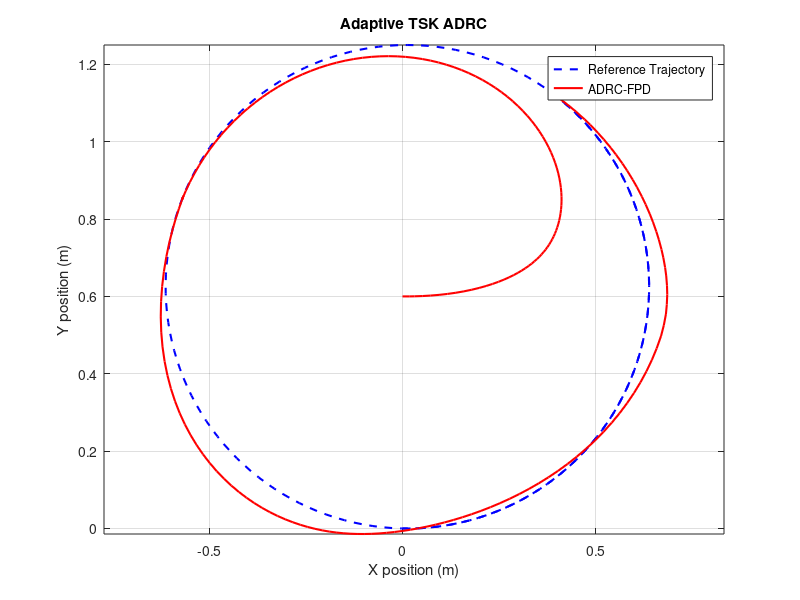

Reproduce this figure in MATLAB.
%% Starting control with ADRC dynamic controller
clear
clc
N = 220;                 % Number of Iterations
T = 0.1;                 % Sampling time (sec.)

Vr = 0.25;               % Reference Linear velocity (m/s)
Wr = 0.4;                % Reference Angular velocity (rad/s)

% Initialize reference trajectory
xr = zeros(1, N);
yr = zeros(1, N);
theta_r = zeros(1, N);

% Initial conditions for reference
xr(1) = 0;
yr(1) = 0;
theta_r(1) = 0;

% Initialize robot measured states
xm = zeros(1, N); 
ym = zeros(1, N); 
theta_m = zeros(1, N);  

xm(1) = 0;
ym(1) = 0.6;   % Start along Y-axis (center of circle)
theta_m(1) = 0;

% Initialize dynamic model states
vm = zeros(1,N);    % actual linear velocity
wm = zeros(1,N);    % actual angular velocity

% Initialize vm_dot, wm_dot
vm_dot = zeros(1,N);
wm_dot = zeros(1,N);

% Control gains for Kinematic Controller & fuzzy TSK
kx = 0.9;
ky = 0.9;
kth = 0.6;

kev=1.9;
kcev=0.1;
kuv=10;

kew=1.9;
kcew=0.1;
kuw=10;

LLv=0.2;
LCv=0.6; 
LSv=0.1; 

LLw=0.08;
LCw=0.3; 
LSw=0.15;

% Save desired velocities
vd = zeros(1,N);
wd = zeros(1,N);

% ESO parameters
w0 = 6;
bo = 12;

% Initialize ESO states (for both linear and angular)
x1_v = 0;    % ESO state 1 for linear velocity
x2_v = 0;    % ESO state 2 for linear velocity (disturbance)

x1_w = 0;    % ESO state 1 for angular velocity
x2_w = 0;    % ESO state 2 for angular velocity (disturbance)

vdd=0;
wdd=0;
dv =0;
dw=0;

%error derivative initialzie 
e_v_prev = 0;
e_w_prev = 0;


%% Adaptive IT2-TSK
u0_v=zeros(1,N);
u0_w=zeros(1,N);

% paramters of MF for fuzzy logic controller FOR LINEAR
% Rule 1: NE with NCE
c11v(2)=-0.5; s11uv(2)=0.25; s11lv(2)=0.15;
c21v(2)=-0.5; s21uv(2)=0.25; s21lv(2)=0.15;
% Rule 2: NE with ZCE
c12v(2)=-0.5; s12uv(2)=0.25; s12lv(2)=0.15;
c22v(2)=0; s22uv(2)=0.25; s22lv(2)=0.15;
% Rule 3: NE with PCE
c13v(2)=-0.5; s13uv(2)=0.25; s13lv(2)=0.15;
c23v(2)=0.5; s23uv(2)=0.25; s23lv(2)=0.15;
% Rule 1: ZE with NCE
c14v(2)=0; s14uv(2)=0.25; s14lv(2)=0.15;
c24v(2)=-0.5; s24uv(2)=0.25; s24lv(2)=0.15;
% Rule 5: ZE with ZCE
c15v(2)=0; s15uv(2)=0.25; s15lv(2)=0.15;
c25v(2)=0; s25uv(2)=0.25; s25lv(2)=0.15;
% Rule 6: ZE with PCE
c16v(2)=0; s16uv(2)=0.25; s16lv(2)=0.15;
c26v(2)=0.5; s26uv(2)=0.25; s26lv(2)=0.15;
% Rule 7: PE with NCE
c17v(2)=0.5; s17uv(2)=0.25; s17lv(2)=0.15;
c27v(2)=-0.5; s27uv(2)=0.25; s27lv(2)=0.15;
% Rule 8: PE with ZCE
c18v(2)=0.5; s18uv(2)=0.25; s18lv(2)=0.15;
c28v(2)=0; s28uv(2)=0.25; s28lv(2)=0.15;
% Rule 9: PE with PCE
c19v(2)=0.5; s19uv(2)=0.25; s19lv(2)=0.15;
c29v(2)=0.5; s29uv(2)=0.25; s29lv(2)=0.15;
%==============================
a11v(2)=0.1; a21v(2)=0.9;
a12v(2)=1.5; a22v(2)=0.01;
a13v(2)=0.5; a23v(2)=0.5;
a14v(2)=0.5; a24v(2)=1;
a15v(2)=0.9; a25v(2)=0.9;
a16v(2)=0.2; a26v(2)=1;
a17v(2)=0.9; a27v(2)=0.9;
a18v(2)=1; a28v(2)=0;
a19v(2)=0.8; a29v(2)=0.2;
%=============================

% paramters of MF for fuzzy logic controller FOR ANGULAR
% Rule 1: NE with NCE
c11w(2)=-0.5; s11uw(2)=0.25; s11lw(2)=0.15;
c21w(2)=-0.5; s21uw(2)=0.25; s21lw(2)=0.15;
% Rule 2: NE with ZCE
c12w(2)=-0.5; s12uw(2)=0.25; s12lw(2)=0.15;
c22w(2)=0; s22uw(2)=0.25; s22lw(2)=0.15;
% Rule 3: NE with PCE
c13w(2)=-0.5; s13uw(2)=0.25; s13lw(2)=0.15;
c23w(2)=0.5; s23uw(2)=0.25; s23lw(2)=0.15;
% Rule 1: ZE with NCE
c14w(2)=0; s14uw(2)=0.25; s14lw(2)=0.15;
c24w(2)=-0.5; s24uw(2)=0.25; s24lw(2)=0.15;
% Rule 5: ZE with ZCE
c15w(2)=0; s15uw(2)=0.25; s15lw(2)=0.15;
c25w(2)=0; s25uw(2)=0.25; s25lw(2)=0.15;
% Rule 6: ZE with PCE
c16w(2)=0; s16uw(2)=0.25; s16lw(2)=0.15;
c26w(2)=0.5; s26uw(2)=0.25; s26lw(2)=0.15;
% Rule 7: PE with NCE
c17w(2)=0.5; s17uw(2)=0.25; s17lw(2)=0.15;
c27w(2)=-0.5; s27uw(2)=0.25; s27lw(2)=0.15;
% Rule 8: PE with ZCE
c18w(2)=0.5; s18uw(2)=0.25; s18lw(2)=0.15;
c28w(2)=0; s28uw(2)=0.25; s28lw(2)=0.15;
% Rule 9: PE with PCE
c19w(2)=0.5; s19uw(2)=0.25; s19lw(2)=0.15;
c29w(2)=0.5; s29uw(2)=0.25; s29lw(2)=0.15;
%==============================
a11w(2)=0.1; a21w(2)=0.9;
a12w(2)=1.5; a22w(2)=0.01;
a13w(2)=0.5; a23w(2)=0.5;
a14w(2)=0.5; a24w(2)=1;
a15w(2)=0.9; a25w(2)=0.9;
a16w(2)=0.2; a26w(2)=1;
a17w(2)=0.9; a27w(2)=0.9;
a18w(2)=1; a28w(2)=0;
a19w(2)=0.8; a29w(2)=0.2;
%=============================

%% Parameters for dynamic model
k1 = 0.24089;
k2 = 0.2424;
k3 = -0.00093603;
k4 = 0.99629;
k5 = -0.0057256;
k6 = 1;

%% MAIN LOOP
for k = 2:N
    % Circle Change From 
    % if k==160
    % Wr=0.4;
    % end
    %% -------- Generate Reference Trajectory --------
    theta = theta_r(k-1);      % current reference orientation
    
    dx = cos(theta) * Vr * T;    % delta x
    dy = sin(theta) * Vr * T;    % delta y
    d_theta = Wr * T;            % delta theta
    
    xr(k) = xr(k-1) + dx;        
    yr(k) = yr(k-1) + dy;        
    theta_r(k) = theta_r(k-1) + d_theta;   
    theta_r(k) = atan2(sin(theta_r(k)), cos(theta_r(k)));
    %% -------- Kinematic Controller to compute vd, wd --------
    % Tracking error in robot frame
    ex = ( (xr(k) - xm(k-1)) * cos(theta_m(k-1)) ) + ( (yr(k) - ym(k-1)) * sin(theta_m(k-1)) );
    ey = -( (xr(k) - xm(k-1)) * sin(theta_m(k-1)) ) + ( (yr(k) - ym(k-1)) * cos(theta_m(k-1)) );
    etheta = theta_r(k) - theta_m(k-1);
    EX(k)=ex;
    EY(k)=ey;
    ETH(k)=etheta;
    % Normalize etheta
    etheta = atan2(sin(etheta), cos(etheta));
    
    % Compute desired linear and angular velocities
    vd(k) = (kx * ex) + (Vr * cos(etheta));
    wd(k) = (ky * Vr * ey) + Wr + (kth * sin(etheta));
    
     %% =============== FLC for Linear ==================================
    ev=vd(k)-vm(k-1);
    cev= ev-e_v_prev;

    e_v= kev*ev;
    ce_v= kcev*cev;

% Rules
r1uv=(exp(-0.5*((e_v-c11v(k))/s11uv(k))^2))*(exp(-0.5*((ce_v-c21v(k))/s21uv(k))^2)); % Fi find , gaussian formula
r2uv=(exp(-0.5*((e_v-c12v(k))/s12uv(k))^2))*(exp(-0.5*((ce_v-c22v(k))/s22uv(k))^2));
r3uv=(exp(-0.5*((e_v-c13v(k))/s13uv(k))^2))*(exp(-0.5*((ce_v-c23v(k))/s23uv(k))^2));
r4uv=(exp(-0.5*((e_v-c14v(k))/s14uv(k))^2))*(exp(-0.5*((ce_v-c24v(k))/s24uv(k))^2));
r5uv=(exp(-0.5*((e_v-c15v(k))/s15uv(k))^2))*(exp(-0.5*((ce_v-c25v(k))/s25uv(k))^2));
r6uv=(exp(-0.5*((e_v-c16v(k))/s16uv(k))^2))*(exp(-0.5*((ce_v-c26v(k))/s26uv(k))^2));
r7uv=(exp(-0.5*((e_v-c17v(k))/s17uv(k))^2))*(exp(-0.5*((ce_v-c27v(k))/s27uv(k))^2));
r8uv=(exp(-0.5*((e_v-c18v(k))/s18uv(k))^2))*(exp(-0.5*((ce_v-c28v(k))/s28uv(k))^2));
r9uv=(exp(-0.5*((e_v-c19v(k))/s19uv(k))^2))*(exp(-0.5*((ce_v-c29v(k))/s29uv(k))^2));

r1lv=(exp(-0.5*((e_v-c11v(k))/s11lv(k))^2))*(exp(-0.5*((ce_v-c21v(k))/s21lv(k))^2));
r2lv=(exp(-0.5*((e_v-c12v(k))/s12lv(k))^2))*(exp(-0.5*((ce_v-c22v(k))/s22lv(k))^2));
r3lv=(exp(-0.5*((e_v-c13v(k))/s13lv(k))^2))*(exp(-0.5*((ce_v-c23v(k))/s23lv(k))^2));
r4lv=(exp(-0.5*((e_v-c14v(k))/s14lv(k))^2))*(exp(-0.5*((ce_v-c24v(k))/s24lv(k))^2));
r5lv=(exp(-0.5*((e_v-c15v(k))/s15lv(k))^2))*(exp(-0.5*((ce_v-c25v(k))/s25lv(k))^2));
r6lv=(exp(-0.5*((e_v-c16v(k))/s16lv(k))^2))*(exp(-0.5*((ce_v-c26v(k))/s26lv(k))^2));
r7lv=(exp(-0.5*((e_v-c17v(k))/s17lv(k))^2))*(exp(-0.5*((ce_v-c27v(k))/s27lv(k))^2));
r8lv=(exp(-0.5*((e_v-c18v(k))/s18lv(k))^2))*(exp(-0.5*((ce_v-c28v(k))/s28lv(k))^2));
r9lv=(exp(-0.5*((e_v-c19v(k))/s19lv(k))^2))*(exp(-0.5*((ce_v-c29v(k))/s29lv(k))^2));
%================================
% Defuzzification
du1v=a11v(k)*e_v+a21v(k)*ce_v;
du2v=a12v(k)*e_v+a22v(k)*ce_v;
du3v=a13v(k)*e_v+a23v(k)*ce_v;
du4v=a14v(k)*e_v+a24v(k)*ce_v;
du5v=a15v(k)*e_v+a25v(k)*ce_v;
du6v=a16v(k)*e_v+a26v(k)*ce_v;
du7v=a17v(k)*e_v+a27v(k)*ce_v;
du8v=a18v(k)*e_v+a28v(k)*ce_v;
du9v=a19v(k)*e_v+a29v(k)*ce_v;
denUv=r1uv+r2uv+r3uv+r4uv+r5uv+r6uv+r7uv+r8uv+r9uv; %Fi sum
denLv=r1lv+r2lv+r3lv+r4lv+r5lv+r6lv+r7lv+r8lv+r9lv;
numUv=du1v*r1uv+du2v*r2uv+du3v*r3uv+du4v*r4uv+du5v*r5uv+du6v*r6uv+du7v*r7uv+du8v*r8uv+du9v*r9uv; %Fi * delta Ui
numLv=du1v*r1lv+du2v*r2lv+du3v*r3lv+du4v*r4lv+du5v*r5lv+du6v*r6lv+du7v*r7lv+du8v*r8lv+du9v*r9lv;

if denUv == 0
    dUV=0;
else
    dUV=numUv/denUv;  
end
if denLv == 0
    dLV=0;
else
    dLV=numLv/denLv;  
end
%===============
% Denormalization and control signal
u0_v(k+1)=kuv*(dUV+dLV)*0.5;

if u0_v(k+1)>24
     u0_v(k+1)=24;
 else
     u0_v(k+1)=u0_v(k+1);
end

   %% -------- ADRC for Linear Velocity Control --------
    
    % ESO Update (Linear velocity)
    e_eso_v = x1_v - vm(k-1);
    dx1_v = x2_v + (bo * vdd) - (2*w0)*e_eso_v;    % u=0 temporary
    dx2_v = -(w0^2) * e_eso_v;
    
    x1_v = x1_v + dx1_v * T;
    x2_v = x2_v + dx2_v * T;
    
    % Final control input for dynamic model
    vdd = 0.083 * (u0_v(k+1) - x2_v);

    e_v_prev = ev;   % update for next iteration
    
     %% =============== FLC for Angular ==================================
    ew=wd(k)-wm(k-1);
    cew=ew-e_w_prev;
    
    e_w= kew*ew;
    ce_w= kcew*cew;
    
%========================================================
% Rules
r1uw=(exp(-0.5*((e_w-c11w(k))/s11uw(k))^2))*(exp(-0.5*((ce_w-c21w(k))/s21uw(k))^2));
r2uw=(exp(-0.5*((e_w-c12w(k))/s12uw(k))^2))*(exp(-0.5*((ce_w-c22w(k))/s22uw(k))^2));
r3uw=(exp(-0.5*((e_w-c13w(k))/s13uw(k))^2))*(exp(-0.5*((ce_w-c23w(k))/s23uw(k))^2));
r4uw=(exp(-0.5*((e_w-c14w(k))/s14uw(k))^2))*(exp(-0.5*((ce_w-c24w(k))/s24uw(k))^2));
r5uw=(exp(-0.5*((e_w-c15w(k))/s15uw(k))^2))*(exp(-0.5*((ce_w-c25w(k))/s25uw(k))^2));
r6uw=(exp(-0.5*((e_w-c16w(k))/s16uw(k))^2))*(exp(-0.5*((ce_w-c26w(k))/s26uw(k))^2));
r7uw=(exp(-0.5*((e_w-c17w(k))/s17uw(k))^2))*(exp(-0.5*((ce_w-c27w(k))/s27uw(k))^2));
r8uw=(exp(-0.5*((e_w-c18w(k))/s18uw(k))^2))*(exp(-0.5*((ce_w-c28w(k))/s28uw(k))^2));
r9uw=(exp(-0.5*((e_w-c19w(k))/s19uw(k))^2))*(exp(-0.5*((ce_w-c29w(k))/s29uw(k))^2));

r1lw=(exp(-0.5*((e_w-c11w(k))/s11lw(k))^2))*(exp(-0.5*((ce_w-c21w(k))/s21lw(k))^2));
r2lw=(exp(-0.5*((e_w-c12w(k))/s12lw(k))^2))*(exp(-0.5*((ce_w-c22w(k))/s22lw(k))^2));
r3lw=(exp(-0.5*((e_w-c13w(k))/s13lw(k))^2))*(exp(-0.5*((ce_w-c23w(k))/s23lw(k))^2));
r4lw=(exp(-0.5*((e_w-c14w(k))/s14lw(k))^2))*(exp(-0.5*((ce_w-c24w(k))/s24lw(k))^2));
r5lw=(exp(-0.5*((e_w-c15w(k))/s15lw(k))^2))*(exp(-0.5*((ce_w-c25w(k))/s25lw(k))^2));
r6lw=(exp(-0.5*((e_w-c16w(k))/s16lw(k))^2))*(exp(-0.5*((ce_w-c26w(k))/s26lw(k))^2));
r7lw=(exp(-0.5*((e_w-c17w(k))/s17lw(k))^2))*(exp(-0.5*((ce_w-c27w(k))/s27lw(k))^2));
r8lw=(exp(-0.5*((e_w-c18w(k))/s18lw(k))^2))*(exp(-0.5*((ce_w-c28w(k))/s28lw(k))^2));
r9lw=(exp(-0.5*((e_w-c19w(k))/s19lw(k))^2))*(exp(-0.5*((ce_w-c29w(k))/s29lw(k))^2));
%================================
% Defuzzification
du1w=a11w(k)*e_w+a21w(k)*ce_w;
du2w=a12w(k)*e_w+a22w(k)*ce_w;
du3w=a13w(k)*e_w+a23w(k)*ce_w;
du4w=a14w(k)*e_w+a24w(k)*ce_w;
du5w=a15w(k)*e_w+a25w(k)*ce_w;
du6w=a16w(k)*e_w+a26w(k)*ce_w;
du7w=a17w(k)*e_w+a27w(k)*ce_w;
du8w=a18w(k)*e_w+a28w(k)*ce_w;
du9w=a19w(k)*e_w+a29w(k)*ce_w;
denUw=r1uw+r2uw+r3uw+r4uw+r5uw+r6uw+r7uw+r8uw+r9uw;
denLw=r1lw+r2lw+r3lw+r4lw+r5lw+r6lw+r7lw+r8lw+r9lw;
numUw=du1w*r1uw+du2w*r2uw+du3w*r3uw+du4w*r4uw+du5w*r5uw+du6w*r6uw+du7w*r7uw+du8w*r8uw+du9w*r9uw;
numLw=du1w*r1lw+du2w*r2lw+du3w*r3lw+du4w*r4lw+du5w*r5lw+du6w*r6lw+du7w*r7lw+du8w*r8lw+du9w*r9lw;

if denUw == 0
    dUW=0;
else
    dUW=numUw/denUw;  
end
if denLw == 0
    dLW=0;
else
    dLW=numLw/denLw;  
end
%===============
% Denormalization and control signal
u0_w(k+1)=kuw*(dUW+dLW)*0.5;

if u0_w(k+1)>24
     u0_w(k+1)=24;
 else
     u0_w(k+1)=u0_w(k+1);
end

  %% -------- ADRC for Angular Velocity Control (wd -> wm) --------
    
    % ESO Update (Angular velocity)
    e_eso_w = x1_w - wm(k-1);
    dx1_w = x2_w + (bo * wdd) - (2*w0)*e_eso_w;
    dx2_w = -(w0^2) * e_eso_w;
    
    x1_w = x1_w + dx1_w * T;
    x2_w = x2_w + dx2_w * T;
    
    % Final control input for dynamic model
    wdd = 0.083 * (u0_w(k+1) - x2_w);
    
    e_w_prev = ew;
    
    %% -------- Dynamic model --------
    vc= vdd;
    wc=wdd;
     % if k>=80
     %     vc = vc + 0.99;   
     %     wc = wc + 0.99;
     % end

     if k>=110 && k<=190
          vc = vc + 0.6 * sin(0.3*pi*k*T) + 0.6 * cos(0.3*pi*k*T);   
          wc = wc + 0.6 * sin(0.3*pi*k*T) + 0.6 * sin(0.3*pi*k*T);
      end
     % 
     % if k>=110 && k<=190
     %     dv = 2.5 * sin(0.3*pi*k*T) + 2.5 * cos(0.3*pi*k*T);
     %     dw = 2.5 * sin(0.3*pi*k*T) + 2.5 * sin(0.3*pi*k*T);
     % end
     %  if k>=80
     %      dv = 3.9;
     %      dw = 3.9;
     % end

    
    vm_dot(k) = ( (k3/k1) * (wm(k-1)^2) ) - ( (k4/k1) * vm(k-1) ) + (vc/k1) + dv;
    wm_dot(k) = - ( (k5/k2) * (vm(k-1)*wm(k-1)) ) - ( (k6/k2) * wm(k-1) ) + (wc/k2) + dw;
    
    % Integrate to update vm and wm
    vm(k) = vm(k-1) + vm_dot(k) * T;
    wm(k) = wm(k-1) + wm_dot(k) * T;
    
    %% -------- Update robot position --------
    % Robot motion
    dxm = vm(k) * cos(theta_m(k-1)) * T;
    dym = vm(k) * sin(theta_m(k-1)) * T;
    
    xm(k) = xm(k-1) + dxm;
    ym(k) = ym(k-1) + dym;
    theta_m(k) = theta_m(k-1) + wm(k) * T;
    
    % Normalize theta_m
    theta_m(k) = atan2(sin(theta_m(k)), cos(theta_m(k)));

%% ------ Updating parameters for linear --------

% Updating consequent Parameters
H1=-1*(e_v);
%H2=(ym3(k+3)-ym3(k+2))/(du3(k+1)-du3(k)+0.00001);
H2=1;
H11=0.5*(r1lv/(denLv+0.00001))+0.5*(r1uv/(denUv+0.00001));
H12=0.5*(r2lv/(denLv+0.00001))+0.5*(r2uv/(denUv+0.00001));
H13=0.5*(r3lv/(denLv+0.00001))+0.5*(r3uv/(denUv+0.00001));
H14=0.5*(r4lv/(denLv+0.00001))+0.5*(r4uv/(denUv+0.00001));
H15=0.5*(r5lv/(denLv+0.00001))+0.5*(r5uv/(denUv+0.00001));
H16=0.5*(r6lv/(denLv+0.00001))+0.5*(r6uv/(denUv+0.00001));
H17=0.5*(r7lv/(denLv+0.00001))+0.5*(r7uv/(denUv+0.00001));
H18=0.5*(r8lv/(denLv+0.00001))+0.5*(r8uv/(denUv+0.00001));
H19=0.5*(r9lv/(denLv+0.00001))+0.5*(r9uv/(denUv+0.00001));


%LLv=0.0;
a11v(k+1)=a11v(k)-LLv*H1*H2*H11*e_v;
a12v(k+1)=a12v(k)-LLv*H1*H2*H12*e_v;
a13v(k+1)=a13v(k)-LLv*H1*H2*H13*e_v;
a14v(k+1)=a14v(k)-LLv*H1*H2*H14*e_v;
a15v(k+1)=a15v(k)-LLv*H1*H2*H15*e_v;
a16v(k+1)=a16v(k)-LLv*H1*H2*H16*e_v;
a17v(k+1)=a17v(k)-LLv*H1*H2*H17*e_v;
a18v(k+1)=a18v(k)-LLv*H1*H2*H18*e_v;
a19v(k+1)=a19v(k)-LLv*H1*H2*H19*e_v;

a21v(k+1)=a21v(k)-LLv*H1*H2*H11*ce_v;
a22v(k+1)=a22v(k)-LLv*H1*H2*H12*ce_v;
a23v(k+1)=a23v(k)-LLv*H1*H2*H13*ce_v;
a24v(k+1)=a24v(k)-LLv*H1*H2*H14*ce_v;
a25v(k+1)=a25v(k)-LLv*H1*H2*H15*ce_v;
a26v(k+1)=a26v(k)-LLv*H1*H2*H16*ce_v;
a27v(k+1)=a27v(k)-LLv*H1*H2*H17*ce_v;
a28v(k+1)=a28v(k)-LLv*H1*H2*H18*ce_v;
a29v(k+1)=a29v(k)-LLv*H1*H2*H19*ce_v;
%=========================================================================
% Updating antecedent Parameters
Hc11=0.5*((du1v-dLV)/(denLv+0.00001))+0.5*((du1v-dUV)/(denUv+0.00001));
Hc12=0.5*((du2v-dLV)/(denLv+0.00001))+0.5*((du2v-dUV)/(denUv+0.00001));
Hc13=0.5*((du3v-dLV)/(denLv+0.00001))+0.5*((du3v-dUV)/(denUv+0.00001));
Hc14=0.5*((du4v-dLV)/(denLv+0.00001))+0.5*((du4v-dUV)/(denUv+0.00001));
Hc15=0.5*((du5v-dLV)/(denLv+0.00001))+0.5*((du5v-dUV)/(denUv+0.00001));
Hc16=0.5*((du6v-dLV)/(denLv+0.00001))+0.5*((du6v-dUV)/(denUv+0.00001));
Hc17=0.5*((du7v-dLV)/(denLv+0.00001))+0.5*((du7v-dUV)/(denUv+0.00001));
Hc18=0.5*((du8v-dLV)/(denLv+0.00001))+0.5*((du8v-dUV)/(denUv+0.00001));
Hc19=0.5*((du9v-dLV)/(denLv+0.00001))+0.5*((du9v-dUV)/(denUv+0.00001));

HFc11=r1uv*((e_v-c11v(k))/s11uv(k)^2)+r1lv*((e_v-c11v(k))/s11lv(k)^2);
HFc12=r2uv*((e_v-c12v(k))/s12uv(k)^2)+r2lv*((e_v-c12v(k))/s12lv(k)^2);
HFc13=r3uv*((e_v-c13v(k))/s13uv(k)^2)+r3lv*((e_v-c13v(k))/s13lv(k)^2);
HFc14=r4uv*((e_v-c14v(k))/s14uv(k)^2)+r4lv*((e_v-c14v(k))/s14lv(k)^2);
HFc15=r5uv*((e_v-c15v(k))/s15uv(k)^2)+r5lv*((e_v-c15v(k))/s15lv(k)^2);
HFc16=r6uv*((e_v-c16v(k))/s16uv(k)^2)+r6lv*((e_v-c16v(k))/s16lv(k)^2);
HFc17=r7uv*((e_v-c17v(k))/s17uv(k)^2)+r7lv*((e_v-c17v(k))/s17lv(k)^2);
HFc18=r8uv*((e_v-c18v(k))/s18uv(k)^2)+r8lv*((e_v-c18v(k))/s18lv(k)^2);
HFc19=r9uv*((e_v-c19v(k))/s19uv(k)^2)+r9lv*((e_v-c19v(k))/s19lv(k)^2);

HFc21=r1uv*((ce_v-c21v(k))/s21uv(k)^2)+r1lv*((ce_v-c21v(k))/s21lv(k)^2);
HFc22=r2uv*((ce_v-c22v(k))/s22uv(k)^2)+r2lv*((ce_v-c22v(k))/s22lv(k)^2);
HFc23=r3uv*((ce_v-c23v(k))/s23uv(k)^2)+r3lv*((ce_v-c23v(k))/s23lv(k)^2);
HFc24=r4uv*((ce_v-c24v(k))/s24uv(k)^2)+r4lv*((ce_v-c24v(k))/s24lv(k)^2);
HFc25=r5uv*((ce_v-c25v(k))/s25uv(k)^2)+r5lv*((ce_v-c25v(k))/s25lv(k)^2);
HFc26=r6uv*((ce_v-c26v(k))/s26uv(k)^2)+r6lv*((ce_v-c26v(k))/s26lv(k)^2);
HFc27=r7uv*((ce_v-c27v(k))/s27uv(k)^2)+r7lv*((ce_v-c27v(k))/s27lv(k)^2);
HFc28=r8uv*((ce_v-c28v(k))/s28uv(k)^2)+r8lv*((ce_v-c28v(k))/s28lv(k)^2);
HFc29=r9uv*((ce_v-c29v(k))/s29uv(k)^2)+r9lv*((ce_v-c29v(k))/s29lv(k)^2);


%LCv=0.0;
c11v(k+1)=c11v(k)-LCv*H1*H2*Hc11*HFc11;
c12v(k+1)=c12v(k)-LCv*H1*H2*Hc12*HFc12;
c13v(k+1)=c13v(k)-LCv*H1*H2*Hc13*HFc13;
c14v(k+1)=c14v(k)-LCv*H1*H2*Hc14*HFc14;
c15v(k+1)=c15v(k)-LCv*H1*H2*Hc15*HFc15;
c16v(k+1)=c16v(k)-LCv*H1*H2*Hc16*HFc16;
c17v(k+1)=c17v(k)-LCv*H1*H2*Hc17*HFc17;
c18v(k+1)=c18v(k)-LCv*H1*H2*Hc18*HFc18;
c19v(k+1)=c19v(k)-LCv*H1*H2*Hc19*HFc19;

c21v(k+1)=c21v(k)-LCv*H1*H2*Hc11*HFc21;
c22v(k+1)=c22v(k)-LCv*H1*H2*Hc12*HFc22;
c23v(k+1)=c23v(k)-LCv*H1*H2*Hc13*HFc23;
c24v(k+1)=c24v(k)-LCv*H1*H2*Hc14*HFc24;
c25v(k+1)=c25v(k)-LCv*H1*H2*Hc15*HFc25;
c26v(k+1)=c26v(k)-LCv*H1*H2*Hc16*HFc26;
c27v(k+1)=c27v(k)-LCv*H1*H2*Hc17*HFc27;
c28v(k+1)=c28v(k)-LCv*H1*H2*Hc18*HFc28;
c29v(k+1)=c29v(k)-LCv*H1*H2*Hc19*HFc29;
%============================
Hs11u=0.5*((du1v-dUV)/(denUv+0.00001));
Hs12u=0.5*((du2v-dUV)/(denUv+0.00001));
Hs13u=0.5*((du3v-dUV)/(denUv+0.00001));
Hs14u=0.5*((du4v-dUV)/(denUv+0.00001));
Hs15u=0.5*((du5v-dUV)/(denUv+0.00001));
Hs16u=0.5*((du6v-dUV)/(denUv+0.00001));
Hs17u=0.5*((du7v-dUV)/(denUv+0.00001));
Hs18u=0.5*((du8v-dUV)/(denUv+0.00001));
Hs19u=0.5*((du9v-dUV)/(denUv+0.00001));

Hs11l=0.5*((du1v-dLV)/(denLv+0.00001));
Hs12l=0.5*((du2v-dLV)/(denLv+0.00001));
Hs13l=0.5*((du3v-dLV)/(denLv+0.00001));
Hs14l=0.5*((du4v-dLV)/(denLv+0.00001));
Hs15l=0.5*((du5v-dLV)/(denLv+0.00001));
Hs16l=0.5*((du6v-dLV)/(denLv+0.00001));
Hs17l=0.5*((du7v-dLV)/(denLv+0.00001));
Hs18l=0.5*((du8v-dLV)/(denLv+0.00001));
Hs19l=0.5*((du9v-dLV)/(denLv+0.00001));

HFs11u=r1uv*(((e_v-c11v(k))^2)/(s11uv(k)^3));
HFs12u=r2uv*(((e_v-c12v(k))^2)/(s12uv(k)^3));
HFs13u=r3uv*(((e_v-c13v(k))^2)/(s13uv(k)^3));
HFs14u=r4uv*(((e_v-c14v(k))^2)/(s14uv(k)^3));
HFs15u=r5uv*(((e_v-c15v(k))^2)/(s15uv(k)^3));
HFs16u=r6uv*(((e_v-c16v(k))^2)/(s16uv(k)^3));
HFs17u=r7uv*(((e_v-c17v(k))^2)/(s17uv(k)^3));
HFs18u=r8uv*(((e_v-c18v(k))^2)/(s18uv(k)^3));
HFs19u=r9uv*(((e_v-c19v(k))^2)/(s19uv(k)^3));

HFs11l=r1lv*(((e_v-c11v(k))^2)/(s11lv(k)^3));
HFs12l=r2lv*(((e_v-c12v(k))^2)/(s12lv(k)^3));
HFs13l=r3lv*(((e_v-c13v(k))^2)/(s13lv(k)^3));
HFs14l=r4lv*(((e_v-c14v(k))^2)/(s14lv(k)^3));
HFs15l=r5lv*(((e_v-c15v(k))^2)/(s15lv(k)^3));
HFs16l=r6lv*(((e_v-c16v(k))^2)/(s16lv(k)^3));
HFs17l=r7lv*(((e_v-c17v(k))^2)/(s17lv(k)^3));
HFs18l=r8lv*(((e_v-c18v(k))^2)/(s18lv(k)^3));
HFs19l=r9lv*(((e_v-c19v(k))^2)/(s19lv(k)^3));

HFs21u=r1uv*(((ce_v-c21v(k))^2)/(s21uv(k)^3));
HFs22u=r2uv*(((ce_v-c22v(k))^2)/(s22uv(k)^3));
HFs23u=r3uv*(((ce_v-c23v(k))^2)/(s23uv(k)^3));
HFs24u=r4uv*(((ce_v-c24v(k))^2)/(s24uv(k)^3));
HFs25u=r5uv*(((ce_v-c25v(k))^2)/(s25uv(k)^3));
HFs26u=r6uv*(((ce_v-c26v(k))^2)/(s26uv(k)^3));
HFs27u=r7uv*(((ce_v-c27v(k))^2)/(s27uv(k)^3));
HFs28u=r8uv*(((ce_v-c28v(k))^2)/(s28uv(k)^3));
HFs29u=r9uv*(((ce_v-c29v(k))^2)/(s29uv(k)^3));

HFs21l=r1lv*(((ce_v-c21v(k))^2)/(s21lv(k)^3));
HFs22l=r2lv*(((ce_v-c22v(k))^2)/(s22lv(k)^3));
HFs23l=r3lv*(((ce_v-c23v(k))^2)/(s23lv(k)^3));
HFs24l=r4lv*(((ce_v-c24v(k))^2)/(s24lv(k)^3));
HFs25l=r5lv*(((ce_v-c25v(k))^2)/(s25lv(k)^3));
HFs26l=r6lv*(((ce_v-c26v(k))^2)/(s26lv(k)^3));
HFs27l=r7lv*(((ce_v-c27v(k))^2)/(s27lv(k)^3));
HFs28l=r8lv*(((ce_v-c28v(k))^2)/(s28lv(k)^3));
HFs29l=r9lv*(((ce_v-c29v(k))^2)/(s29lv(k)^3));


%LSv=0.0;
s11uv(k+1)=s11uv(k)-LSv*H1*H2*Hs11u*HFs11u;
s12uv(k+1)=s12uv(k)-LSv*H1*H2*Hs12u*HFs12u;
s13uv(k+1)=s13uv(k)-LSv*H1*H2*Hs13u*HFs13u;
s14uv(k+1)=s14uv(k)-LSv*H1*H2*Hs14u*HFs14u;
s15uv(k+1)=s15uv(k)-LSv*H1*H2*Hs15u*HFs15u;
s16uv(k+1)=s16uv(k)-LSv*H1*H2*Hs16u*HFs16u;
s17uv(k+1)=s17uv(k)-LSv*H1*H2*Hs17u*HFs17u;
s18uv(k+1)=s18uv(k)-LSv*H1*H2*Hs18u*HFs18u;
s19uv(k+1)=s19uv(k)-LSv*H1*H2*Hs19u*HFs19u;

s21uv(k+1)=s21uv(k)-LSv*H1*H2*Hs11u*HFs21u;
s22uv(k+1)=s22uv(k)-LSv*H1*H2*Hs12u*HFs22u;
s23uv(k+1)=s23uv(k)-LSv*H1*H2*Hs13u*HFs23u;
s24uv(k+1)=s24uv(k)-LSv*H1*H2*Hs14u*HFs24u;
s25uv(k+1)=s25uv(k)-LSv*H1*H2*Hs15u*HFs25u;
s26uv(k+1)=s26uv(k)-LSv*H1*H2*Hs16u*HFs26u;
s27uv(k+1)=s27uv(k)-LSv*H1*H2*Hs17u*HFs27u;
s28uv(k+1)=s28uv(k)-LSv*H1*H2*Hs18u*HFs28u;
s29uv(k+1)=s29uv(k)-LSv*H1*H2*Hs19u*HFs29u;

s11lv(k+1)=s11lv(k)-LSv*H1*H2*Hs11l*HFs11l;
s12lv(k+1)=s12lv(k)-LSv*H1*H2*Hs12l*HFs12l;
s13lv(k+1)=s13lv(k)-LSv*H1*H2*Hs13l*HFs13l;
s14lv(k+1)=s14lv(k)-LSv*H1*H2*Hs14l*HFs14l;
s15lv(k+1)=s15lv(k)-LSv*H1*H2*Hs15l*HFs15l;
s16lv(k+1)=s16lv(k)-LSv*H1*H2*Hs16l*HFs16l;
s17lv(k+1)=s17lv(k)-LSv*H1*H2*Hs17l*HFs17l;
s18lv(k+1)=s18lv(k)-LSv*H1*H2*Hs18l*HFs18l;
s19lv(k+1)=s19lv(k)-LSv*H1*H2*Hs19l*HFs19l;

s21lv(k+1)=s21lv(k)-LSv*H1*H2*Hs11l*HFs21l;
s22lv(k+1)=s22lv(k)-LSv*H1*H2*Hs12l*HFs22l;
s23lv(k+1)=s23lv(k)-LSv*H1*H2*Hs13l*HFs23l;
s24lv(k+1)=s24lv(k)-LSv*H1*H2*Hs14l*HFs24l;
s25lv(k+1)=s25lv(k)-LSv*H1*H2*Hs15l*HFs25l;
s26lv(k+1)=s26lv(k)-LSv*H1*H2*Hs16l*HFs26l;
s27lv(k+1)=s27lv(k)-LSv*H1*H2*Hs17l*HFs27l;
s28lv(k+1)=s28lv(k)-LSv*H1*H2*Hs18l*HFs28l;
s29lv(k+1)=s29lv(k)-LSv*H1*H2*Hs19l*HFs29l;


%% ------ Updating parameters for Angular --------

%========================================================================
% Updating consequent Parameters
H1=-1*(e_w);
%H2=(ym3(k+3)-ym3(k+2))/(du3(k+1)-du3(k)+0.00001);
H2=1;
H11=0.5*(r1lw/(denLw+0.00001))+0.5*(r1uw/(denUw+0.00001));
H12=0.5*(r2lw/(denLw+0.00001))+0.5*(r2uw/(denUw+0.00001));
H13=0.5*(r3lw/(denLw+0.00001))+0.5*(r3uw/(denUw+0.00001));
H14=0.5*(r4lw/(denLw+0.00001))+0.5*(r4uw/(denUw+0.00001));
H15=0.5*(r5lw/(denLw+0.00001))+0.5*(r5uw/(denUw+0.00001));
H16=0.5*(r6lw/(denLw+0.00001))+0.5*(r6uw/(denUw+0.00001));
H17=0.5*(r7lw/(denLw+0.00001))+0.5*(r7uw/(denUw+0.00001));
H18=0.5*(r8lw/(denLw+0.00001))+0.5*(r8uw/(denUw+0.00001));
H19=0.5*(r9lw/(denLw+0.00001))+0.5*(r9uw/(denUw+0.00001));


%LLw=0.0;
a11w(k+1)=a11w(k)-LLw*H1*H2*H11*e_w;
a12w(k+1)=a12w(k)-LLw*H1*H2*H12*e_w;
a13w(k+1)=a13w(k)-LLw*H1*H2*H13*e_w;
a14w(k+1)=a14w(k)-LLw*H1*H2*H14*e_w;
a15w(k+1)=a15w(k)-LLw*H1*H2*H15*e_w;
a16w(k+1)=a16w(k)-LLw*H1*H2*H16*e_w;
a17w(k+1)=a17w(k)-LLw*H1*H2*H17*e_w;
a18w(k+1)=a18w(k)-LLw*H1*H2*H18*e_w;
a19w(k+1)=a19w(k)-LLw*H1*H2*H19*e_w;

a21w(k+1)=a21w(k)-LLw*H1*H2*H11*ce_w;
a22w(k+1)=a22w(k)-LLw*H1*H2*H12*ce_w;
a23w(k+1)=a23w(k)-LLw*H1*H2*H13*ce_w;
a24w(k+1)=a24w(k)-LLw*H1*H2*H14*ce_w;
a25w(k+1)=a25w(k)-LLw*H1*H2*H15*ce_w;
a26w(k+1)=a26w(k)-LLw*H1*H2*H16*ce_w;
a27w(k+1)=a27w(k)-LLw*H1*H2*H17*ce_w;
a28w(k+1)=a28w(k)-LLw*H1*H2*H18*ce_w;
a29w(k+1)=a29w(k)-LLw*H1*H2*H19*ce_w;
%=========================================================================
% Updating antecedent Parameters
Hc11=0.5*((du1w-dLW)/(denLw+0.00001))+0.5*((du1w-dUW)/(denUw+0.00001));
Hc12=0.5*((du2w-dLW)/(denLw+0.00001))+0.5*((du2w-dUW)/(denUw+0.00001));
Hc13=0.5*((du3w-dLW)/(denLw+0.00001))+0.5*((du3w-dUW)/(denUw+0.00001));
Hc14=0.5*((du4w-dLW)/(denLw+0.00001))+0.5*((du4w-dUW)/(denUw+0.00001));
Hc15=0.5*((du5w-dLW)/(denLw+0.00001))+0.5*((du5w-dUW)/(denUw+0.00001));
Hc16=0.5*((du6w-dLW)/(denLw+0.00001))+0.5*((du6w-dUW)/(denUw+0.00001));
Hc17=0.5*((du7w-dLW)/(denLw+0.00001))+0.5*((du7w-dUW)/(denUw+0.00001));
Hc18=0.5*((du8w-dLW)/(denLw+0.00001))+0.5*((du8w-dUW)/(denUw+0.00001));
Hc19=0.5*((du9w-dLW)/(denLw+0.00001))+0.5*((du9w-dUW)/(denUw+0.00001));

HFc11=r1uw*((e_w-c11w(k))/s11uw(k)^2)+r1lw*((e_w-c11w(k))/s11lw(k)^2);
HFc12=r2uw*((e_w-c12w(k))/s12uw(k)^2)+r2lw*((e_w-c12w(k))/s12lw(k)^2);
HFc13=r3uw*((e_w-c13w(k))/s13uw(k)^2)+r3lw*((e_w-c13w(k))/s13lw(k)^2);
HFc14=r4uw*((e_w-c14w(k))/s14uw(k)^2)+r4lw*((e_w-c14w(k))/s14lw(k)^2);
HFc15=r5uw*((e_w-c15w(k))/s15uw(k)^2)+r5lw*((e_w-c15w(k))/s15lw(k)^2);
HFc16=r6uw*((e_w-c16w(k))/s16uw(k)^2)+r6lw*((e_w-c16w(k))/s16lw(k)^2);
HFc17=r7uw*((e_w-c17w(k))/s17uw(k)^2)+r7lw*((e_w-c17w(k))/s17lw(k)^2);
HFc18=r8uw*((e_w-c18w(k))/s18uw(k)^2)+r8lw*((e_w-c18w(k))/s18lw(k)^2);
HFc19=r9uw*((e_w-c19w(k))/s19uw(k)^2)+r9lw*((e_w-c19w(k))/s19lw(k)^2);

HFc21=r1uw*((ce_w-c21w(k))/s21uw(k)^2)+r1lw*((ce_w-c21w(k))/s21lw(k)^2);
HFc22=r2uw*((ce_w-c22w(k))/s22uw(k)^2)+r2lw*((ce_w-c22w(k))/s22lw(k)^2);
HFc23=r3uw*((ce_w-c23w(k))/s23uw(k)^2)+r3lw*((ce_w-c23w(k))/s23lw(k)^2);
HFc24=r4uw*((ce_w-c24w(k))/s24uw(k)^2)+r4lw*((ce_w-c24w(k))/s24lw(k)^2);
HFc25=r5uw*((ce_w-c25w(k))/s25uw(k)^2)+r5lw*((ce_w-c25w(k))/s25lw(k)^2);
HFc26=r6uw*((ce_w-c26w(k))/s26uw(k)^2)+r6lw*((ce_w-c26w(k))/s26lw(k)^2);
HFc27=r7uw*((ce_w-c27w(k))/s27uw(k)^2)+r7lw*((ce_w-c27w(k))/s27lw(k)^2);
HFc28=r8uw*((ce_w-c28w(k))/s28uw(k)^2)+r8lw*((ce_w-c28w(k))/s28lw(k)^2);
HFc29=r9uw*((ce_w-c29w(k))/s29uw(k)^2)+r9lw*((ce_w-c29w(k))/s29lw(k)^2);

%LCw=0.0;
c11w(k+1)=c11w(k)-LCw*H1*H2*Hc11*HFc11;
c12w(k+1)=c12w(k)-LCw*H1*H2*Hc12*HFc12;
c13w(k+1)=c13w(k)-LCw*H1*H2*Hc13*HFc13;
c14w(k+1)=c14w(k)-LCw*H1*H2*Hc14*HFc14;
c15w(k+1)=c15w(k)-LCw*H1*H2*Hc15*HFc15;
c16w(k+1)=c16w(k)-LCw*H1*H2*Hc16*HFc16;
c17w(k+1)=c17w(k)-LCw*H1*H2*Hc17*HFc17;
c18w(k+1)=c18w(k)-LCw*H1*H2*Hc18*HFc18;
c19w(k+1)=c19w(k)-LCw*H1*H2*Hc19*HFc19;

c21w(k+1)=c21w(k)-LCw*H1*H2*Hc11*HFc21;
c22w(k+1)=c22w(k)-LCw*H1*H2*Hc12*HFc22;
c23w(k+1)=c23w(k)-LCw*H1*H2*Hc13*HFc23;
c24w(k+1)=c24w(k)-LCw*H1*H2*Hc14*HFc24;
c25w(k+1)=c25w(k)-LCw*H1*H2*Hc15*HFc25;
c26w(k+1)=c26w(k)-LCw*H1*H2*Hc16*HFc26;
c27w(k+1)=c27w(k)-LCw*H1*H2*Hc17*HFc27;
c28w(k+1)=c28w(k)-LCw*H1*H2*Hc18*HFc28;
c29w(k+1)=c29w(k)-LCw*H1*H2*Hc19*HFc29;
%============================
Hs11u=0.5*((du1w-dUW)/(denUw+0.00001));
Hs12u=0.5*((du2w-dUW)/(denUw+0.00001));
Hs13u=0.5*((du3w-dUW)/(denUw+0.00001));
Hs14u=0.5*((du4w-dUW)/(denUw+0.00001));
Hs15u=0.5*((du5w-dUW)/(denUw+0.00001));
Hs16u=0.5*((du6w-dUW)/(denUw+0.00001));
Hs17u=0.5*((du7w-dUW)/(denUw+0.00001));
Hs18u=0.5*((du8w-dUW)/(denUw+0.00001));
Hs19u=0.5*((du9w-dUW)/(denUw+0.00001));

Hs11l=0.5*((du1w-dLW)/(denLw+0.00001));
Hs12l=0.5*((du2w-dLW)/(denLw+0.00001));
Hs13l=0.5*((du3w-dLW)/(denLw+0.00001));
Hs14l=0.5*((du4w-dLW)/(denLw+0.00001));
Hs15l=0.5*((du5w-dLW)/(denLw+0.00001));
Hs16l=0.5*((du6w-dLW)/(denLw+0.00001));
Hs17l=0.5*((du7w-dLW)/(denLw+0.00001));
Hs18l=0.5*((du8w-dLW)/(denLw+0.00001));
Hs19l=0.5*((du9w-dLW)/(denLw+0.00001));

HFs11u=r1uw*(((e_w-c11w(k))^2)/(s11uw(k)^3));
HFs12u=r2uw*(((e_w-c12w(k))^2)/(s12uw(k)^3));
HFs13u=r3uw*(((e_w-c13w(k))^2)/(s13uw(k)^3));
HFs14u=r4uw*(((e_w-c14w(k))^2)/(s14uw(k)^3));
HFs15u=r5uw*(((e_w-c15w(k))^2)/(s15uw(k)^3));
HFs16u=r6uw*(((e_w-c16w(k))^2)/(s16uw(k)^3));
HFs17u=r7uw*(((e_w-c17w(k))^2)/(s17uw(k)^3));
HFs18u=r8uw*(((e_w-c18w(k))^2)/(s18uw(k)^3));
HFs19u=r9uw*(((e_w-c19w(k))^2)/(s19uw(k)^3));

HFs11l=r1lw*(((e_w-c11w(k))^2)/(s11lw(k)^3));
HFs12l=r2lw*(((e_w-c12w(k))^2)/(s12lw(k)^3));
HFs13l=r3lw*(((e_w-c13w(k))^2)/(s13lw(k)^3));
HFs14l=r4lw*(((e_w-c14w(k))^2)/(s14lw(k)^3));
HFs15l=r5lw*(((e_w-c15w(k))^2)/(s15lw(k)^3));
HFs16l=r6lw*(((e_w-c16w(k))^2)/(s16lw(k)^3));
HFs17l=r7lw*(((e_w-c17w(k))^2)/(s17lw(k)^3));
HFs18l=r8lw*(((e_w-c18w(k))^2)/(s18lw(k)^3));
HFs19l=r9lw*(((e_w-c19w(k))^2)/(s19lw(k)^3));

HFs21u=r1uw*(((ce_w-c21w(k))^2)/(s21uw(k)^3));
HFs22u=r2uw*(((ce_w-c22w(k))^2)/(s22uw(k)^3));
HFs23u=r3uw*(((ce_w-c23w(k))^2)/(s23uw(k)^3));
HFs24u=r4uw*(((ce_w-c24w(k))^2)/(s24uw(k)^3));
HFs25u=r5uw*(((ce_w-c25w(k))^2)/(s25uw(k)^3));
HFs26u=r6uw*(((ce_w-c26w(k))^2)/(s26uw(k)^3));
HFs27u=r7uw*(((ce_w-c27w(k))^2)/(s27uw(k)^3));
HFs28u=r8uw*(((ce_w-c28w(k))^2)/(s28uw(k)^3));
HFs29u=r9uw*(((ce_w-c29w(k))^2)/(s29uw(k)^3));

HFs21l=r1lw*(((ce_w-c21w(k))^2)/(s21lw(k)^3));
HFs22l=r2lw*(((ce_w-c22w(k))^2)/(s22lw(k)^3));
HFs23l=r3lw*(((ce_w-c23w(k))^2)/(s23lw(k)^3));
HFs24l=r4lw*(((ce_w-c24w(k))^2)/(s24lw(k)^3));
HFs25l=r5lw*(((ce_w-c25w(k))^2)/(s25lw(k)^3));
HFs26l=r6lw*(((ce_w-c26w(k))^2)/(s26lw(k)^3));
HFs27l=r7lw*(((ce_w-c27w(k))^2)/(s27lw(k)^3));
HFs28l=r8lw*(((ce_w-c28w(k))^2)/(s28lw(k)^3));
HFs29l=r9lw*(((ce_w-c29w(k))^2)/(s29lw(k)^3));


%LSw=0.0;
s11uw(k+1)=s11uw(k)-LSw*H1*H2*Hs11u*HFs11u;
s12uw(k+1)=s12uw(k)-LSw*H1*H2*Hs12u*HFs12u;
s13uw(k+1)=s13uw(k)-LSw*H1*H2*Hs13u*HFs13u;
s14uw(k+1)=s14uw(k)-LSw*H1*H2*Hs14u*HFs14u;
s15uw(k+1)=s15uw(k)-LSw*H1*H2*Hs15u*HFs15u;
s16uw(k+1)=s16uw(k)-LSw*H1*H2*Hs16u*HFs16u;
s17uw(k+1)=s17uw(k)-LSw*H1*H2*Hs17u*HFs17u;
s18uw(k+1)=s18uw(k)-LSw*H1*H2*Hs18u*HFs18u;
s19uw(k+1)=s19uw(k)-LSw*H1*H2*Hs19u*HFs19u;

s21uw(k+1)=s21uw(k)-LSw*H1*H2*Hs11u*HFs21u;
s22uw(k+1)=s22uw(k)-LSw*H1*H2*Hs12u*HFs22u;
s23uw(k+1)=s23uw(k)-LSw*H1*H2*Hs13u*HFs23u;
s24uw(k+1)=s24uw(k)-LSw*H1*H2*Hs14u*HFs24u;
s25uw(k+1)=s25uw(k)-LSw*H1*H2*Hs15u*HFs25u;
s26uw(k+1)=s26uw(k)-LSw*H1*H2*Hs16u*HFs26u;
s27uw(k+1)=s27uw(k)-LSw*H1*H2*Hs17u*HFs27u;
s28uw(k+1)=s28uw(k)-LSw*H1*H2*Hs18u*HFs28u;
s29uw(k+1)=s29uw(k)-LSw*H1*H2*Hs19u*HFs29u;

s11lw(k+1)=s11lw(k)-LSw*H1*H2*Hs11l*HFs11l;
s12lw(k+1)=s12lw(k)-LSw*H1*H2*Hs12l*HFs12l;
s13lw(k+1)=s13lw(k)-LSw*H1*H2*Hs13l*HFs13l;
s14lw(k+1)=s14lw(k)-LSw*H1*H2*Hs14l*HFs14l;
s15lw(k+1)=s15lw(k)-LSw*H1*H2*Hs15l*HFs15l;
s16lw(k+1)=s16lw(k)-LSw*H1*H2*Hs16l*HFs16l;
s17lw(k+1)=s17lw(k)-LSw*H1*H2*Hs17l*HFs17l;
s18lw(k+1)=s18lw(k)-LSw*H1*H2*Hs18l*HFs18l;
s19lw(k+1)=s19lw(k)-LSw*H1*H2*Hs19l*HFs19l;

s21lw(k+1)=s21lw(k)-LSw*H1*H2*Hs11l*HFs21l;
s22lw(k+1)=s22lw(k)-LSw*H1*H2*Hs12l*HFs22l;
s23lw(k+1)=s23lw(k)-LSw*H1*H2*Hs13l*HFs23l;
s24lw(k+1)=s24lw(k)-LSw*H1*H2*Hs14l*HFs24l;
s25lw(k+1)=s25lw(k)-LSw*H1*H2*Hs15l*HFs25l;
s26lw(k+1)=s26lw(k)-LSw*H1*H2*Hs16l*HFs26l;
s27lw(k+1)=s27lw(k)-LSw*H1*H2*Hs17l*HFs27l;
s28lw(k+1)=s28lw(k)-LSw*H1*H2*Hs18l*HFs28l;
s29lw(k+1)=s29lw(k)-LSw*H1*H2*Hs19l*HFs29l;
end

%% -------- Plot results -------

outputFolder = 'figures';  % You can change this to any directory you like

% Create the folder if it doesn't exist
if ~exist(outputFolder, 'dir')
    mkdir(outputFolder);
end


% 1. Desired vs Actual Trajectory
figure;
plot(xr, yr, 'b--', 'LineWidth', 1.5); hold on;
plot(xm, ym, 'r-', 'LineWidth', 1.5);
xlabel('X position (m)');
ylabel('Y position (m)');
title('Adaptive TSK ADRC');
legend('Reference Trajectory','ADRC-FPD');
axis equal;
grid on;
savefig(fullfile(outputFolder, 'Trajectory_adaptive_tsk.fig'));

% 2. Desired vs Actual Linear Velocity
% figure;
% plot((0:N-1)*T, vd, 'b--', 'LineWidth', 2); hold on;
% plot((0:N-1)*T, vm, 'r-', 'LineWidth', 2);
% ylabel('Linear Velocity (m/s)');
% xlabel('Time (s)');
% title('Desired vs Actual Linear Velocity');
% legend('vd','vm');
% grid on;
% savefig(fullfile(outputFolder, 'LinearVelocity_adaptive_tsk.fig'));
% 
% % 3. Desired vs Actual Angular Velocity
% figure;
% plot((0:N-1)*T, wd, 'b--', 'LineWidth', 2); hold on;
% plot((0:N-1)*T, wm, 'r-', 'LineWidth', 2);
% ylabel('Angular Velocity (rad/s)');
% xlabel('Time (s)');
% title('Desired vs Actual Angular Velocity');
% legend('wd','wm');
% grid on;
% savefig(fullfile(outputFolder, 'AngularVelocity_adaptive_tsk.fig'));

% 4. Desired vs Actual Theta (Orientation)
%figure;
% plot((0:N-1)*T, theta_r, 'b--', 'LineWidth', 2); hold on;
% plot((0:N-1)*T, theta_m, 'r-', 'LineWidth', 2);
% ylabel('Orientation \theta (rad)');
% xlabel('Time (s)');
% title('Desired vs Actual Orientation \theta');
% legend('\theta_{ref}','\theta_{real}');
% grid on;
% savefig(fullfile(outputFolder, 'ThetaOrientation_adaptive_tsk.fig'));

% 5. MAE Error Over Time
position_errors = sqrt((xr - xm).^2 + (yr - ym).^2);
% figure;
% plot((0:N-1)*T, abs(position_errors), 'k-', 'LineWidth', 2);
% xlabel('Time (s)');
% ylabel('Absolute Position Error (m)');
% title('Mean Absolute Error Over Time');
% grid on;
% savefig(fullfile(outputFolder, 'MAE_PositionError_adaptive_tsk.fig'));
% 
% % 6. X-axis Position: Reference vs Actual
% figure;
% plot((0:N-1)*T, xr, 'b--', 'LineWidth', 2); hold on;
% plot((0:N-1)*T, xm, 'r-', 'LineWidth', 2);
% xlabel('Time (s)');
% ylabel('X Position (m)');
% title('X-axis: Reference vs Actual');
% legend('X_{ref}', 'X_{actual}');
% grid on;
% savefig(fullfile(outputFolder, 'X_Position_adaptive_tsk.fig'));
% 
% % 7. Y-axis Position: Reference vs Actual
% figure;
% plot((0:N-1)*T, yr, 'b--', 'LineWidth', 2); hold on;
% plot((0:N-1)*T, ym, 'r-', 'LineWidth', 2);
% xlabel('Time (s)');
% ylabel('Y Position (m)');
% title('Y-axis: Reference vs Actual');
% legend('Y_{ref}', 'Y_{actual}');
% grid on;
% savefig(fullfile(outputFolder, 'Y_Position_adaptive_tsk.fig'));


% MAE and RMSE
MAE = mean(abs(position_errors));
RMSE = sqrt(mean(position_errors.^2));

% Display results
fprintf('--- Error Metrics ---\n');
fprintf('RMSE = %.4f m\n', RMSE);
fprintf('MAE  = %.4f m\n', MAE);